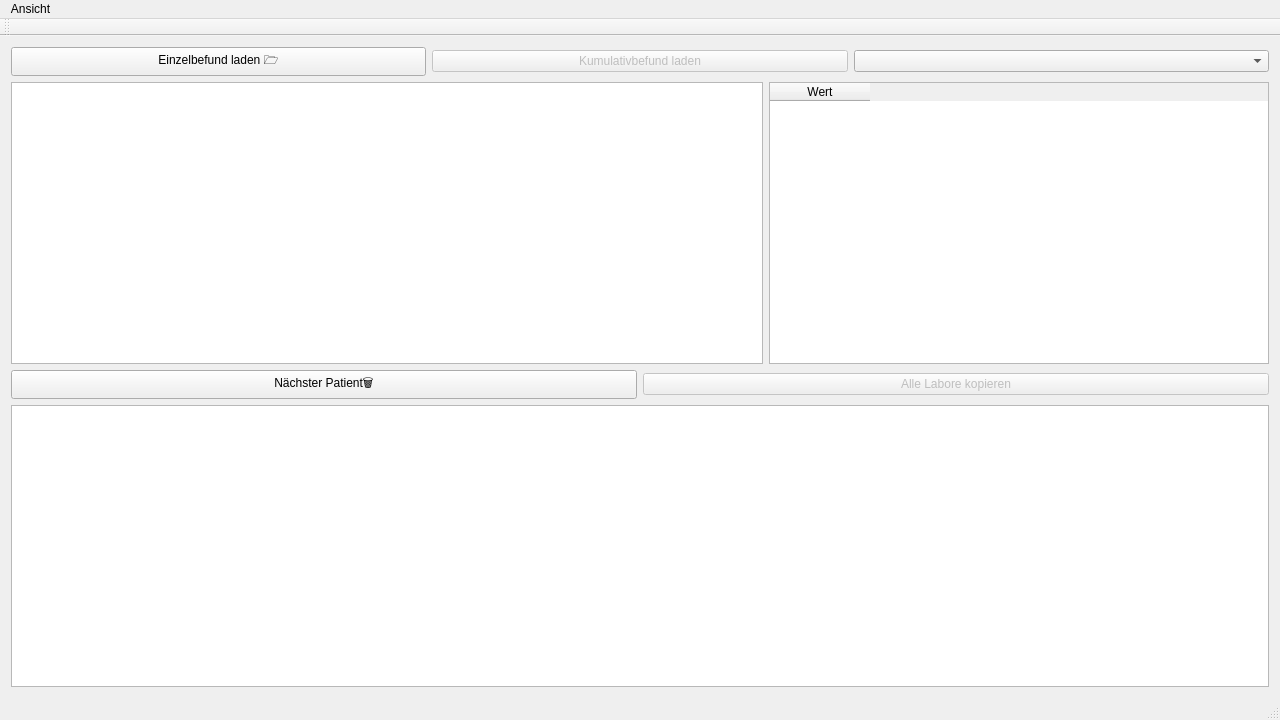
<?xml version="1.0" encoding="UTF-8"?>
<ui version="4.0">
 <class>FollowupView</class>
 <widget class="QMainWindow" name="FollowupView">
  <property name="geometry">
   <rect>
    <x>0</x>
    <y>0</y>
    <width>1280</width>
    <height>720</height>
   </rect>
  </property>
  <property name="windowTitle">
   <string>COVAS - Followup</string>
  </property>
  <widget class="QWidget" name="centralWidget">
   <layout class="QGridLayout" name="gridLayout">
    <item row="0" column="0">
     <layout class="QVBoxLayout" name="verticalLayout">
      <item>
       <layout class="QHBoxLayout" name="horizontalLayout">
        <item>
         <widget class="QPushButton" name="loadLabButton">
          <property name="text">
           <string>Einzelbefund laden 🗁</string>
          </property>
         </widget>
        </item>
        <item>
         <widget class="QPushButton" name="loadMultiButton">
          <property name="enabled">
           <bool>false</bool>
          </property>
          <property name="text">
           <string>Kumulativbefund laden</string>
          </property>
         </widget>
        </item>
        <item>
         <widget class="QComboBox" name="comboBox"/>
        </item>
       </layout>
      </item>
      <item>
       <layout class="QHBoxLayout" name="horizontalLayout_3">
        <item>
         <widget class="QTextEdit" name="textEdit"/>
        </item>
        <item>
         <widget class="QTableWidget" name="rfWidget">
          <property name="sizePolicy">
           <sizepolicy hsizetype="Minimum" vsizetype="Expanding">
            <horstretch>0</horstretch>
            <verstretch>0</verstretch>
           </sizepolicy>
          </property>
          <property name="minimumSize">
           <size>
            <width>500</width>
            <height>0</height>
           </size>
          </property>
          <property name="contextMenuPolicy">
           <enum>Qt::CustomContextMenu</enum>
          </property>
          <column>
           <property name="text">
            <string>Wert</string>
           </property>
          </column>
         </widget>
        </item>
       </layout>
      </item>
      <item>
       <layout class="QHBoxLayout" name="horizontalLayout_2">
        <item>
         <widget class="QPushButton" name="clearButton">
          <property name="text">
           <string>Nächster Patient🗑</string>
          </property>
         </widget>
        </item>
        <item>
         <widget class="QPushButton" name="copyLabButton">
          <property name="enabled">
           <bool>false</bool>
          </property>
          <property name="text">
           <string>Alle Labore kopieren</string>
          </property>
         </widget>
        </item>
       </layout>
      </item>
      <item>
       <widget class="QTableWidget" name="tableWidget">
        <property name="contextMenuPolicy">
         <enum>Qt::CustomContextMenu</enum>
        </property>
        <property name="editTriggers">
         <set>QAbstractItemView::EditKeyPressed</set>
        </property>
        <property name="dragEnabled">
         <bool>false</bool>
        </property>
        <property name="dragDropMode">
         <enum>QAbstractItemView::InternalMove</enum>
        </property>
       </widget>
      </item>
     </layout>
    </item>
   </layout>
  </widget>
  <widget class="QMenuBar" name="menuBar">
   <property name="geometry">
    <rect>
     <x>0</x>
     <y>0</y>
     <width>1280</width>
     <height>21</height>
    </rect>
   </property>
   <widget class="QMenu" name="menuAnsicht">
    <property name="title">
     <string>Ansicht</string>
    </property>
    <addaction name="actionRegister"/>
    <addaction name="actionUrindiagnostik"/>
   </widget>
   <addaction name="menuAnsicht"/>
  </widget>
  <widget class="QToolBar" name="mainToolBar">
   <attribute name="toolBarArea">
    <enum>TopToolBarArea</enum>
   </attribute>
   <attribute name="toolBarBreak">
    <bool>false</bool>
   </attribute>
  </widget>
  <widget class="QStatusBar" name="statusBar"/>
  <action name="actionRegister">
   <property name="enabled">
    <bool>false</bool>
   </property>
   <property name="text">
    <string>Register</string>
   </property>
  </action>
  <action name="actionUrindiagnostik">
   <property name="text">
    <string>Urindiagnostik</string>
   </property>
  </action>
 </widget>
 <layoutdefault spacing="6" margin="11"/>
 <resources/>
 <connections/>
</ui>
